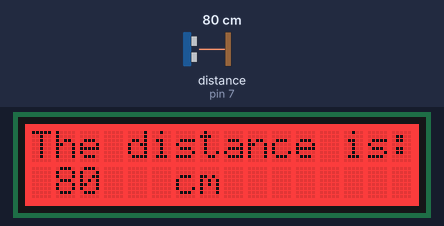
Recording of a sketch running on a simulated Arduino Uno, built with avr-gcc and run on an emulated ATmega328P. Shown: 16×2 character LCD. The test bench sets the inputs (shaded band); at power-on: distance to the obstacle (sensor on pin 7) 80 cm. What the sketch prints to the serial monitor is not drawn.

Above: at 1.2 s.
1.3 s: distance to the obstacle (sensor on pin 7) set to 120 cm
At 3.0 s:
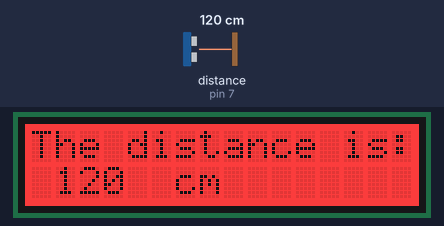
3.3 s: distance to the obstacle (sensor on pin 7) set to 299 cm
At 4.3 s:
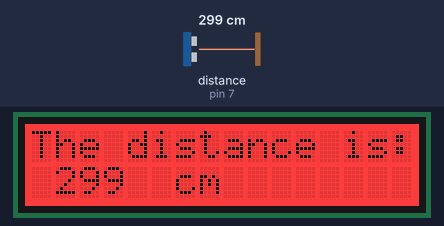
5.2 s: distance to the obstacle (sensor on pin 7) set to 2 cm
At 6.4 s:
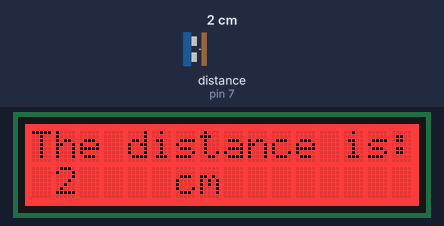
Timing chart, 0 to 8.2 s (numbered marks = the images above; inputs shaded):
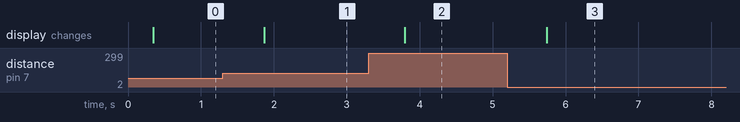

The sketch:

ultrasonic.ino
```cpp
#include <Wire.h>
#include "Ultrasonic.h"
#include "rgb_lcd.h"

rgb_lcd lcd;
const int colorR = 255;
const int colorG = 0;
const int colorB = 0;
int i;
Ultrasonic ultrasonic(7);
void setup()
{
    Serial.begin(9600);
  lcd.begin(16, 2);
  lcd.setRGB(colorR, colorG, colorB);
}
void loop()
{
    long RangeInCentimeters;

    Serial.println("The distance to obstacles in front is: ");
    RangeInCentimeters = ultrasonic.MeasureInCentimeters(); // two measurements should keep an interval
    Serial.print(RangeInCentimeters);//0~400cm
    Serial.println(" cm");
    delay(250);
    lcd.clear();
    lcd.setCursor(0, 0);
    lcd.print("The distance is:");
    lcd.setCursor(1, 1);
    for(i=0; i< 16; i++) lcd.print("");
    lcd.print(RangeInCentimeters);
    lcd.setCursor(6, 1);
    lcd.print("cm");
    delay(100);


}
```

Measured:
- after the input at 1.3 s, the display: changes after 0.57 s (image 1)
- after the input at 3.3 s, the display: changes after 0.49 s (image 2)
- after the input at 5.2 s, the display: changes after 0.54 s (image 3)
